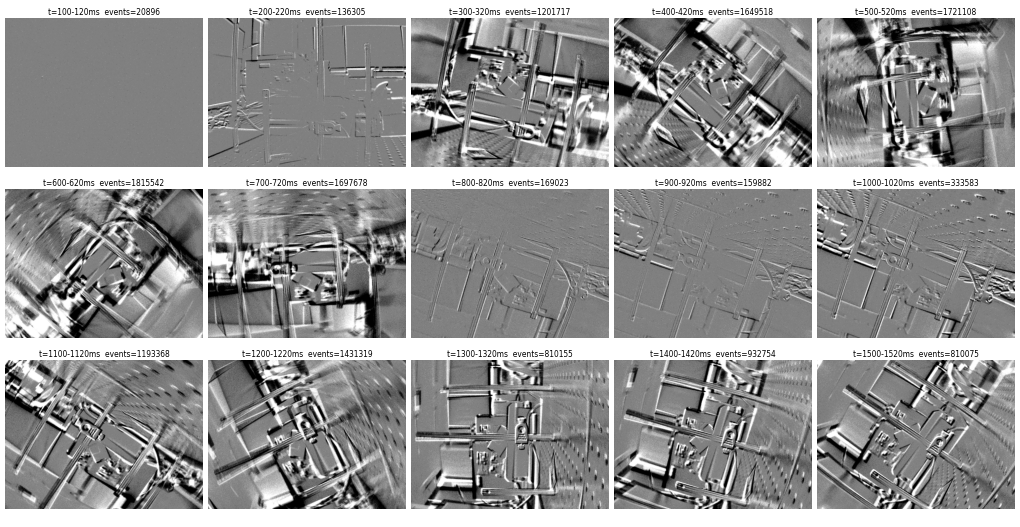
#> input picture submission/figs/raw_frames_roll.png, 1020 x 527 px
$ python -i synth_evaluate.py   (imports and definitions only)
#> lines starting #> are read from the running program, lines starting #| are printed output that depends on the picture
#> further down, picture is the input picture: shape (527, 1020); min 0, max 255, mean 148.6
#!/usr/bin/env python3
# §159: 합성 정답과 파이프라인 결과 비교. 정답 월드맵 = 장면 Q (공통 좌표계 u = Q, 캔버스 좌표 u + C/2).
#  1) 보정 복원: 방향/중심/범위 vs 정답
#  2) theta 추정 오차(정답 theta와 시작점 정렬 후)
#  3) 맵 vs 정답 장면: 밴드패스 NCC(작은 이동 탐색 +-20px), 변형별(단일 층/자기선택/교차검증)
#  4) 막대 연속성: 정답 막대 길이(320px) 대비 맵 세로선 길이
#  5) 복사본: 맵 자기상관의 고립 봉우리(축 방향 제외) vs 정답 장면 자체의 자기상관
import json
import sys

import numpy as np
from scipy import ndimage as ndi


# [29 lines left out: functions render_truth, prep, ncc_shift, not called in this run]


def rods_len(img, ncols=6):
#> called with ncols = 6
    z = ndi.gaussian_filter(np.abs(ndi.sobel(ndi.gaussian_filter(img.astype(np.float32), 1.2), axis=1)), 1.0)
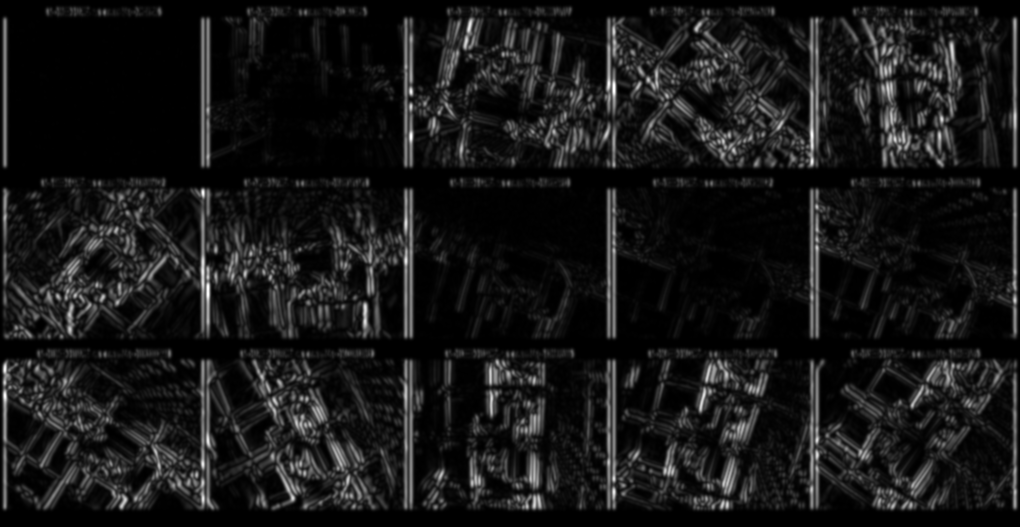
#> z: shape (527, 1020) float32; min 0, max 471.7, mean 44.1; drawn with min black and max white
    col = z.sum(0); picks = []
#> after `col = z.sum(0)`: col = 1020 values, max 110987.4 at index 202, min 2655.9 at index 0, mean 23263.2
    for c in np.argsort(col)[::-1]:
        if all(abs(c - p) > 25 for p in picks): picks.append(int(c))
        if len(picks) == ncols: break
#> this loop made 17 passes
#> c on passes 1 to 12: 202, 811, 203, 812, 405, 614, 406, 613, 411, 410, 1014, 1015
#> after the loop, picks = [202, 811, 405, 614, 1014, 5]
    out = []
    for c in picks:
        prof = z[:, max(c - 3, 0):c + 4].mean(1); ok = ndi.binary_closing(prof > 0.25 * prof.max(), np.ones(15)); lab, n = ndi.label(ok)
        if n: out.append(int(ndi.sum(ok, lab, range(1, n + 1)).max()))
#> this loop made 6 passes
#> (c, n) on passes 1 to 5: (202, 3), (811, 3), (405, 3), (614, 3), (1014, 3)
#> n on pass 6: 4
#> after the loop, out = [150, 150, 150, 150, 150, 149]
    return out


# [35 lines left out: functions replica_peaks, main, not called in this run]


# [2 lines not run here, left out]

>>> import cv2
>>> picture = cv2.imread('../submission/figs/raw_frames_roll.png', cv2.IMREAD_GRAYSCALE)
>>> result = rods_len(picture)
#> result = [150, 150, 150, 150, 150, 149]

$ run again, on submission/figs/chipS_floorplan.png
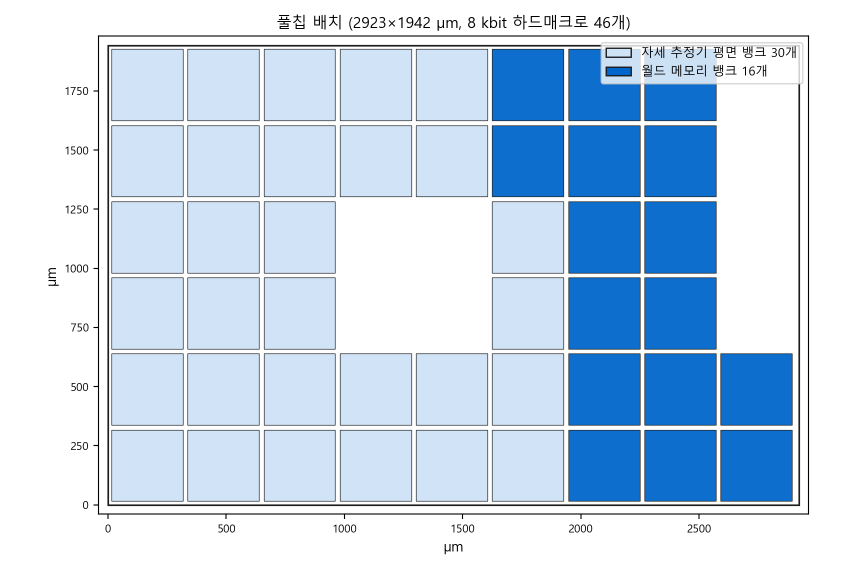
#> input picture submission/figs/chipS_floorplan.png, 1720 x 1140 px (shown at 1/2 size)
#> `picture = cv2.imread('../submission/figs/raw_frames_roll.png', cv2.IMR..`:
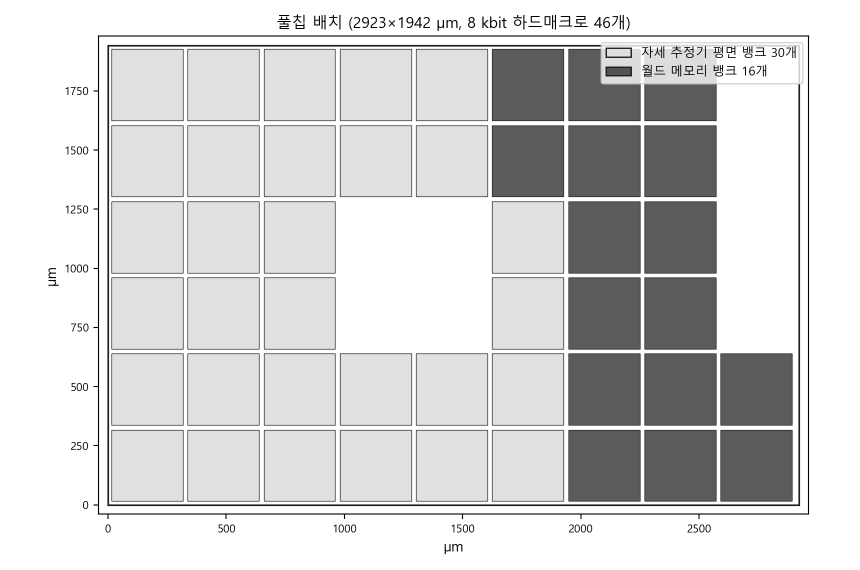
#> picture: shape (1140, 1720) (shown at 1/2 size); min 0, max 255, mean 211.4
#> in rods_len, `z = ndi.gaussian_filter(np.abs(ndi.sobel(ndi.gaussian_filter(img.astyp..`:
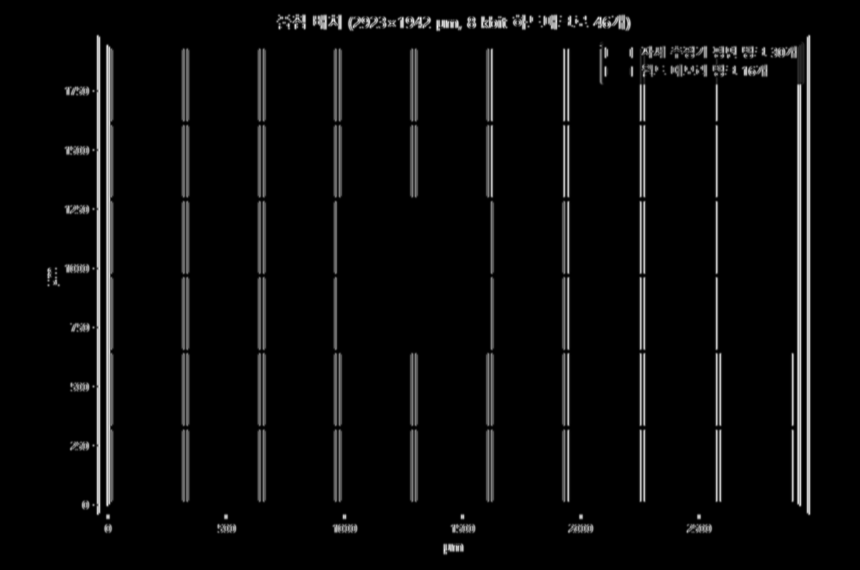
#> z: shape (1140, 1720) float32 (shown at 1/2 size); min 0, max 420.3, mean 16.6; drawn with min black and max white
#> col = 1720 values, max 360397.8 at index 214, min 0 at index 0, mean 18893.5
#> the loop in rods_len, `for c in np.argsort(col)[::-1]:` made 36 passes
#> c on passes 1 to 8: 214, 218, 1618, 198, 1615, 195, 1600, 1596
#> after the loop in rods_len, `for c in np.argsort(col)[::-1]:`: picks = [214, 1618, 1136, 1288, 1433, 983]
#> the loop in rods_len, `for c in picks:` made 6 passes
#> (c, n) on passes 1 to 6: (214, 2), (1618, 1), (1136, 3), (1288, 2), (1433, 2), (983, 2)
#> after the loop in rods_len, `for c in picks:`: out = [924, 960, 907, 876, 836, 907]
